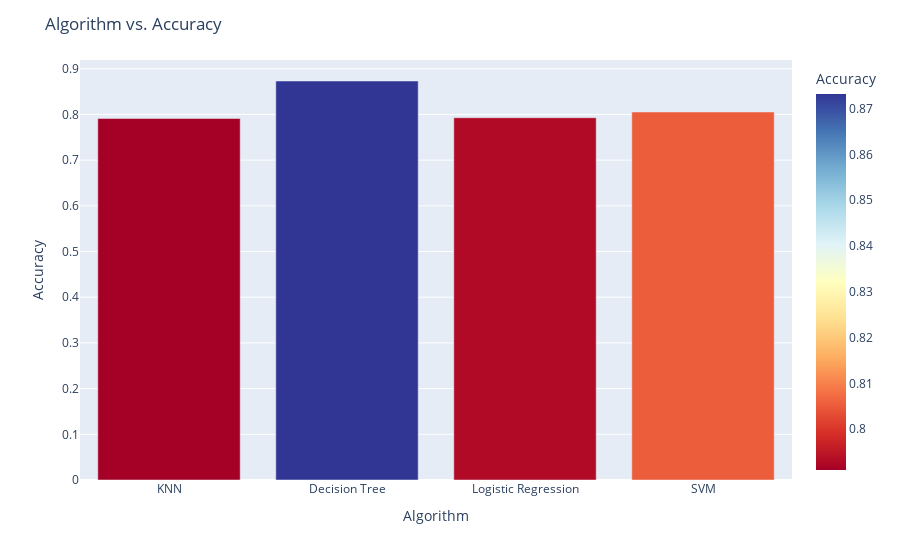

The notebook cell this image was saved under:
### Code cell
import plotly.express as px
import plotly.graph_objects as go
import nbformat

fig = px.bar(algo_df, x='Algorithm', y='Accuracy', hover_data=['Algorithm', 'Accuracy'], color='Accuracy', color_continuous_scale='rdylbu')
fig.update_layout(title='Algorithm vs. Accuracy', xaxis_title='Algorithm', yaxis_title='Accuracy' )
fig.show()

### Figure 1 — Plotly figure (JSON) as saved in the notebook; plotly's stock layout.template omitted (floating-point values rounded to 4 significant figures)
{"data": [{"alignmentgroup": "True", "hovertemplate": "Algorithm=%{x}<br>Accuracy=%{marker.color}<extra></extra>", "legendgroup": "", "marker": {"color": [0.7911, 0.8732, 0.7929, 0.8054], "coloraxis": "coloraxis", "pattern": {"shape": ""}}, "name": "", "offsetgroup": "", "orientation": "v", "showlegend": false, "textposition": "auto", "type": "bar", "x": ["KNN", "Decision Tree", "Logistic Regression", "SVM"], "xaxis": "x", "y": [0.7911, 0.8732, 0.7929, 0.8054], "yaxis": "y"}], "layout": {"barmode": "relative", "coloraxis": {"colorbar": {"title": {"text": "Accuracy"}}, "colorscale": [[0, "rgb(165,0,38)"], [0.1, "rgb(215,48,39)"], [0.2, "rgb(244,109,67)"], [0.3, "rgb(253,174,97)"], [0.4, "rgb(254,224,144)"], [0.5, "rgb(255,255,191)"], [0.6, "rgb(224,243,248)"], [0.7, "rgb(171,217,233)"], [0.8, "rgb(116,173,209)"], [0.9, "rgb(69,117,180)"], [1, "rgb(49,54,149)"]]}, "legend": {"tracegroupgap": 0}, "margin": {"t": 60}, "title": {"text": "Algorithm vs. Accuracy"}, "xaxis": {"anchor": "y", "domain": [0, 1], "title": {"text": "Algorithm"}}, "yaxis": {"anchor": "x", "domain": [0, 1], "title": {"text": "Accuracy"}}}}
